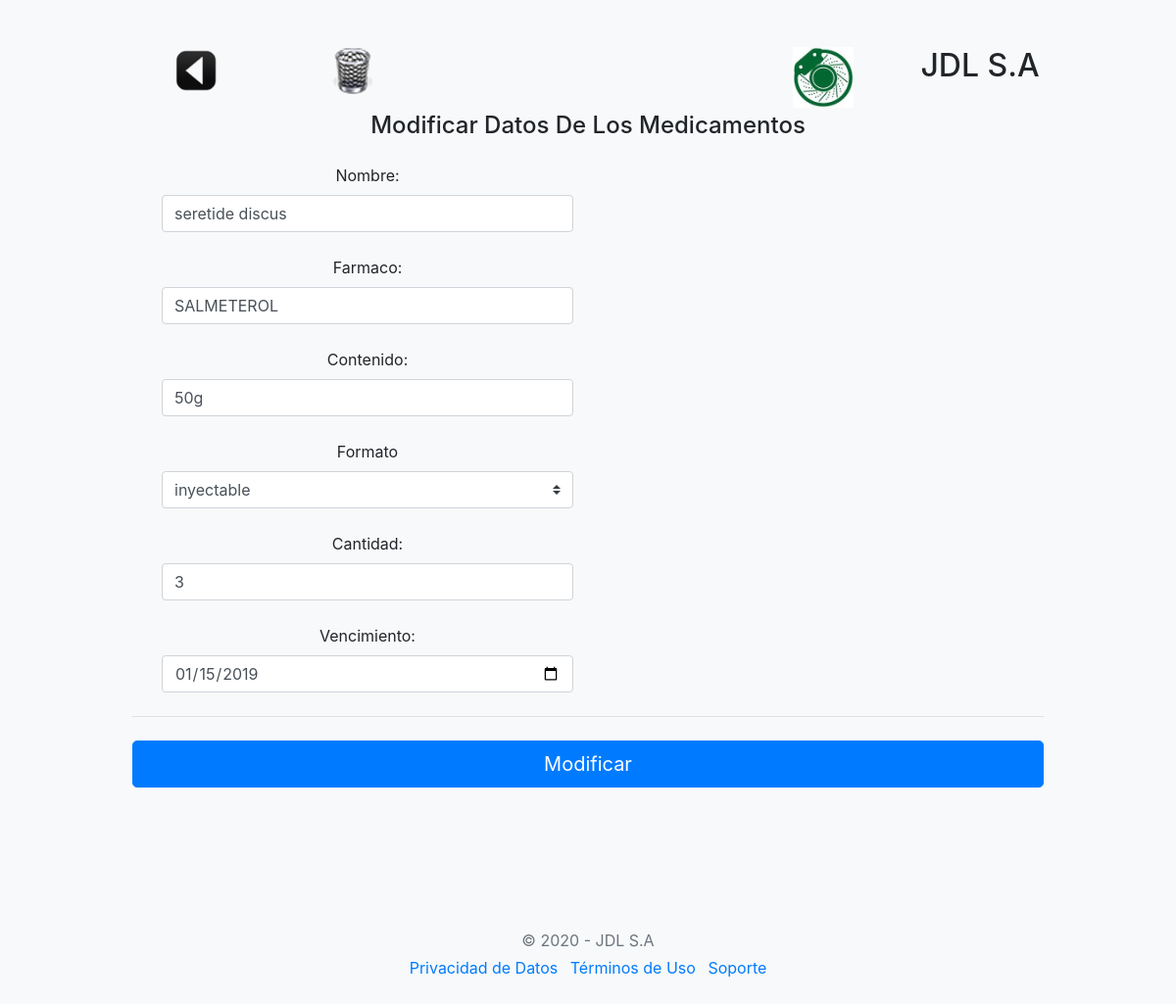
/medicamentos/modifica.php?id_medicamento=1, run on the app's committed database.
### tables this page shows
CREATE TABLE `medicamentos` (
  `id_medicamento` int(8) NOT NULL,
  `nombre_medicamento` varchar(50) DEFAULT NULL,
  `farmaco_medicamento` varchar(50) DEFAULT NULL,
  `contenido_medicamento` varchar(30) DEFAULT NULL,
  `formato_medicamento` varchar(50) DEFAULT NULL,
  `cantidad_medicamento` int(8) DEFAULT NULL,
  `vencimiento_medicamento` date DEFAULT NULL
);

### medicamentos/modifica.php (the view, shortened to what this page needs)
<!doctype html>
<html>
<?php
    require "../metodos.php";
?>
  <body class="bg-light">
    <div class="container">
  <div class="py-5 text-center">
  <div class="row">
    <div class="col-sm-2"><h2>
		<img border="0" src="../img/atras.png" width="48" height="48" title="Volver al menú"
							onclick=location.href='../medicamentos/';
							onKeyPress=location.href='../medicamentos/';
							style='cursor:pointer';/>
	</h2>
	</div>
    <div class="col-sm-2">
		<img border="0" src="../img/borrar.png" width="48" height="48" title="Eliminar"
						<?php echo " onclick=location.href='"
												. "cuidado.php?id_medicamento=".$_GET['id_medicamento'] . "'"; ?>;
						<?php echo " onKeyPress=location.href='"
												. "cuidado.php?id_medicamento=".$_GET['id_medicamento'] . "'"; ?>
						style='cursor:pointer';/>
	</div>
	<div class="col-sm-2"></div>
    <div class="col-sm-2"><h2></h2></div>
  <div class="col-sm-2"><img class="d-block mx-auto mb-1" src="../img/disc.jpg" alt="" width="62" height="62"></div>
  <div class="col-sm-2"><h2>JDL S.A</h2></div>
</div>
    <div class="col-md-12 order-md-1">
      <h4 class="mb-4">Modificar Datos De Los Medicamentos</h4>
      <form class="needs-validation" novalidate action="modi.php" method="post">
<?php
   require "../conexion.php";
   $sql = "SELECT * from medicamentos where id_medicamento = " . $_GET['id_medicamento'];
   $query = $mysqli->query($sql);
   while($resultado = $query->fetch_assoc()) {
         $medicamentos[] = $resultado;
     }
     $sql = "SELECT * from formato order by id_formato";
     $query = $mysqli->query($sql);
     while($resultado = $query->fetch_assoc()) {
           $formato[] = $resultado;
       }
?>
          <div class="col-md-6 mb-4">
            <label for="nombre_medicamento">Nombre:</label>
            <input type="text" class="form-control" id="nombre" name="nombre_medicamento" placeholder="" value=<?php echo "'".$medicamentos[0]['nombre_medicamento']."'" ?> required>
          </div>
          <div class="col-md-6 mb-4">
            <label for="farmaco_medicamento">Farmaco:</label>
            <input type="text" class="form-control" id="farmaco" name="farmaco_medicamento" placeholder="" value=<?php echo "'".$medicamentos[0]['farmaco_medicamento']."'" ?> required>
          </div>
          <div class="col-md-6 mb-4">
            <label for="contenido_medicamento">Contenido:</label>
            <input type="text" class="form-control" id="contenido" name="contenido_medicamento" placeholder="" value=<?php echo "'".$medicamentos[0]['contenido_medicamento']."'" ?> required>
          </div>
          <div class="col-md-6 mb-4">
           <label for="formato">Formato</label>
           <select class="custom-select d-block w-100" name="formato_medicamento" required>
           <?php
				     $long = count($formato);
				     for($i=0; $i< $long; $i++){
				     echo "<option";
				     echo " value=" .$formato[$i]['id_formato'] .">";
                 echo $formato[$i]['nombre_formato'];
				     echo "</option>";
             }
				   ?>
            </select>
          </div>
          <div class="col-md-6 mb-4">
            <label for="cantidad_medicamento">Cantidad:</label>
            <input type="text" class="form-control" id="cantidad" name="cantidad_medicamento" placeholder="" value=<?php echo "'".$medicamentos[0]['cantidad_medicamento']."'" ?> required>
          </div>
          <div class="col-md-6 mb-4">
            <label for="vencimiento_medicamento">Vencimiento:</label>
            <input type="date" class="form-control" id="vencimiento" name="vencimiento_medicamento" placeholder="" value=<?php echo "'".$medicamentos[0]['vencimiento_medicamento']."'" ?> required>
          </div>
		</div>
        <hr class="mb-4">
        <button class="btn btn-primary btn-lg btn-block" type="submit">Modificar</button>
    </div>
  </div>
  <footer class="my-5 pt-5 text-muted text-center text-small">
    <p class="mb-1">&copy; 2020 - JDL S.A</p>
    <ul class="list-inline">
      <li class="list-inline-item"><a href="#">Privacidad de Datos</a></li>
      <li class="list-inline-item"><a href="#">Términos de Uso</a></li>
      <li class="list-inline-item"><a href="#">Soporte</a></li>
    </ul>
  </footer>
</body>
</html>

### js/form-validation.css (style rules this page uses)
.container { max-width: 960px; }

### data on the page
medicamentos: nombre_medicamento "seretide discus", farmaco_medicamento "SALMETEROL", contenido_medicamento "50g", cantidad_medicamento "3", vencimiento_medicamento "01/15/2019"

### other printed values
form field formato_medicamento "inyectable"
